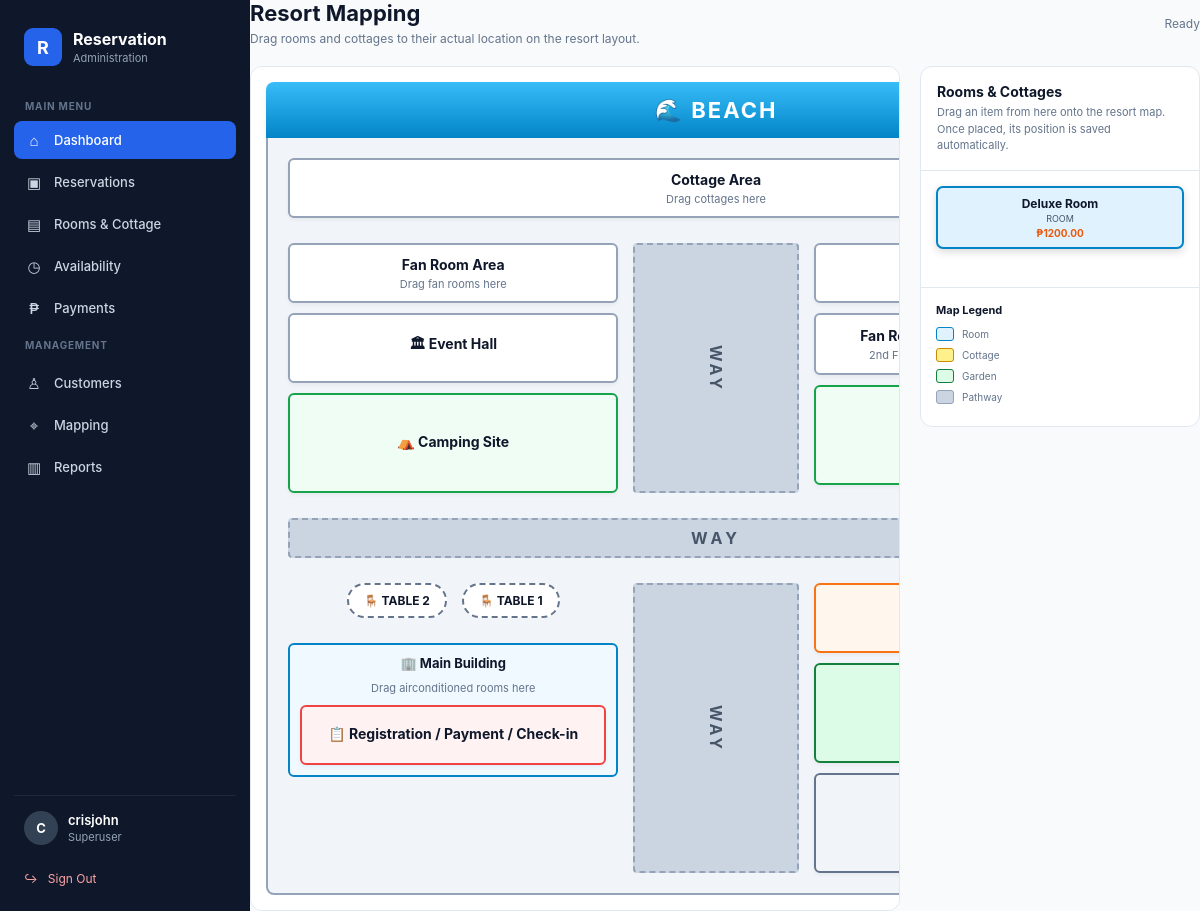
The app's page /mapping/ (signed in) with its own data.
### core/models.py (models this page shows, shortened)
class Room(models.Model):
    TYPE_CHOICES = [
        ("ROOM", "Room"),
        ("COTTAGE", "Cottage"),
    ]
    STATUS_CHOICES = [
        ("AVAILABLE", "Available"),
        ("UNAVAILABLE", "Unavailable"),
        ("MAINTENANCE", "Maintenance"),
    ]
    name = models.CharField(
        max_length=150
    )
    type = models.CharField(
        max_length=20,
        choices=TYPE_CHOICES,
        default="ROOM"
    )
    description = models.TextField(
        blank=True
    )
    price = models.DecimalField(
        max_digits=10,
        decimal_places=2
    )
    capacity = models.PositiveIntegerField(
        default=1
    )
    status = models.CharField(
        max_length=20,
        choices=STATUS_CHOICES,
        default="AVAILABLE"
    )
    image = models.ImageField(
        upload_to="rooms/",
        blank=True,
        null=True
    )
    created_at = models.DateTimeField(
        auto_now_add=True
    )
    updated_at = models.DateTimeField(
        auto_now=True
    )

### core/views.py (the view)
# urls.py: path("mapping/", mapping, name="mapping"),
@login_required
def mapping(request):
    rooms = (
        Room.objects
        .select_related("map_position")
        .all()
    )
    return render(
        request,
        "pages/mapping.html",
        {
            "rooms": rooms,
        }
    )

### core/templates/pages/mapping.html (shortened to what this page needs)
{% extends "base.html" %}
{% block content %}
<div class="mapping-page">
    <div class="mapping-header">
        <div>
            <div class="mapping-title">
                Resort Mapping
            </div>
            <div class="mapping-subtitle">
                Drag rooms and cottages to their actual location on the resort layout.
            </div>
        </div>
        <div
            id="saveStatus"
            class="mapping-save-status"
        >
            Ready
        </div>
    </div>
    <div class="mapping-layout">
        <div class="map-wrapper">
            <div
                class="resort-map"
                id="resortMap"
            >
                <div class="beach-bar">
                    🌊 BEACH
                </div>
                <div class="map-container" id="mapContainer">
                    <div class="cottages-group">
                        <div class="map-card">
                            <div class="map-card-title">
                                Cottage Area
                            </div>
                            <div class="map-card-subtitle">
                                Drag cottages here
                            </div>
                        </div>
                    </div>
                    <div class="section-block">
                        <div class="map-card">
                            <div class="map-card-title">
                                Fan Room Area
                            </div>
                            <div class="map-card-subtitle">
                                Drag fan rooms here
                            </div>
                        </div>
                        <div class="map-card event-hall">
                            <div class="map-card-title">
                                🏛 Event Hall
                            </div>
                        </div>
                        <div class="map-card camping-site">
                            <div class="map-card-title">
                                ⛺ Camping Site
                            </div>
                        </div>
                    </div>
                    <div class="road-v">
                        WAY
                    </div>
                    <div class="section-block">
                        <div class="map-card">
                        </div>
                        <div class="grid-2col">
                            <div class="map-card">
                                <div class="map-card-title">
                                    Fan Room
                                </div>
                                <div class="map-card-subtitle">
                                    2nd Floor
                                </div>
                            </div>
                        </div>
                        <div class="map-card camping-site">
                        </div>
                    </div>
                    <div class="road-h">
                        WAY
                    </div>
                    <div class="section-block">
                        <div class="table-area">
                            <div class="table-card">
                                🪑 TABLE 2
                            </div>
                            <div class="table-card">
                                🪑 TABLE 1
                            </div>
                        </div>
                        <div class="reception-block">
                            <div
                                style="
                                    font-weight:700;
                                    font-size:13px;
                                    text-align:center;
                                    margin-bottom:10px;
                                "
                            >
                                🏢 Main Building
                            </div>
                            <div
                                class="map-card-subtitle"
                                style="
                                    text-align:center;
                                    margin-bottom:10px;
                                "
                            >
                                Drag airconditioned rooms here
                            </div>
                            <div class="map-card registration">
                                <div class="map-card-title">
                                    📋 Registration / Payment / Check-in
                                </div>
                            </div>
                        </div>
                    </div>
                    <div class="road-v">
                        WAY
                    </div>
                    <div class="section-block">
                        <div class="map-card store">
                        </div>
                        <div class="map-card garden">
                        </div>
                        <div class="map-card parking">
                        </div>
                    </div>
                </div>
            </div>
        </div>
        <aside class="mapping-sidebar">
            <div class="sidebar-header">
                <div class="sidebar-title">
                    Rooms & Cottages
                </div>
                <div class="sidebar-subtitle">
                    Drag an item from here onto the resort map.
                    Once placed, its position is saved automatically.
                </div>
            </div>
            <div
                class="unplaced-list"
                id="unplacedList"
            >
                {% for room in rooms %}
                    {% if not room.map_position or not room.map_position.is_visible %}
                        <div
                            class="map-room unplaced"
                            data-room-id="{{ room.id }}"
                        >
                            <div class="map-room-name">
                                {{ room.name }}
                            </div>
                            <div class="map-room-type">
                                {{ room.type }}
                            </div>
                            <div class="map-room-price">
                                ₱{{ room.price }}
                            </div>
                        </div>
                    {% endif %}
                {% empty %}
                    <div class="empty-rooms">
                        No rooms or cottages available.
                    </div>
                {% endfor %}
            </div>
            <div class="legend">
                <div class="legend-title">
                    Map Legend
                </div>
                <div class="legend-item">
                    <span class="legend-box legend-room"></span>
                    Room
                </div>
                <div class="legend-item">
                    <span class="legend-box legend-cottage"></span>
                    Cottage
                </div>
                <div class="legend-item">
                    <span class="legend-box legend-garden"></span>
                    Garden
                </div>
                <div class="legend-item">
                    <span class="legend-box legend-road"></span>
                    Pathway
                </div>
            </div>
        </aside>
    </div>
</div>
{% endblock %}

### core/templates/base.html (shortened to what this page needs)
{% load static %}
<!DOCTYPE html>
<html lang="en">
<head>
</head>
<body>
<div class="app">
    <aside class="sidebar">
        <div class="brand">
            <div class="brand-logo">
                R
            </div>
            <div class="brand-text">
                Reservation
                <span class="brand-subtitle">
                    Administration
                </span>
            </div>
        </div>
        <div class="nav-title">
            Main Menu
        </div>
        <nav class="nav">
            <a href="{% url 'dashboard' %}" class="active">
                <div class="nav-icon">⌂</div>
                <span>Dashboard</span>
            </a>
            <a href="{% url 'reservation_list' %}">
                <div class="nav-icon">▣</div>
                <span>Reservations</span>
            </a>
            <a href="{% url 'rooms' %}">
                <div class="nav-icon">▤</div>
                <span>Rooms & Cottage</span>
            </a>
            <a href="{% url 'availability' %}">
                <div class="nav-icon">◷</div>
                <span>Availability</span>
            </a>
            <a href="{% url 'payment_list' %}">
                <div class="nav-icon">₱</div>
                <span>Payments</span>
            </a>
            <div class="nav-title">
                Management
            </div>
            <a href="{% url 'customer_list' %}">
                <div class="nav-icon">♙</div>
                <span>Customers</span>
            </a>
            <a href="{% url 'mapping' %}">
                <div class="nav-icon">⌖</div>
                <span>Mapping</span>
            </a>
            <a href="{% url 'reports' %}">
                <div class="nav-icon">▥</div>
                <span>Reports</span>
            </a>
        </nav>
        <div class="sidebar-bottom">
            <div class="user-box">
                <div class="user-avatar">
                    {{ request.user.username|first|upper }}
                </div>
                <div class="user-info">
                    <div class="user-name">
                        {{ request.user.username }}
                    </div>
                    <div class="user-role">
                        Superuser
                    </div>
                </div>
            </div>
            <a href="{% url 'logout' %}" class="logout">
                ↪ &nbsp; Sign Out
            </a>
        </div>
    </aside>
    <main class="main">
        {% block content %}{% endblock %}
    </main>
</div>
</body>
</html>

### core/templates/base.html (style rules this page uses)
* { margin: 0; padding: 0; box-sizing: border-box; }
:root { --primary: #2563eb; --primary-dark: #1d4ed8; --bg: #f8fafc; --sidebar: #0f172a; --sidebar-hover: #1e293b; --text: #0f172a; --muted: #64748b; --border: #e2e8f0; --white: #ffffff; --success: #16a34a; --warning: #d97706; --danger: #dc2626; }
body { font-family: -apple-system, BlinkMacSystemFont, "Segoe UI", Roboto, Helvetica, Arial, sans-serif; background: var(--bg); color: var(--text); }
.app { min-height: 100vh; display: flex; }
.sidebar { width: 250px; background: var(--sidebar); color: white; position: fixed; top: 0; bottom: 0; left: 0; padding: 20px 14px; z-index: 100; }
.brand { display: flex; align-items: center; gap: 11px; padding: 8px 10px 26px; }
.brand-logo { width: 38px; height: 38px; border-radius: 9px; background: var(--primary); display: flex; align-items: center; justify-content: center; font-weight: 700; font-size: 18px; }
.brand-text { font-size: 16px; font-weight: 700; }
.brand-subtitle { display: block; font-size: 11px; color: #94a3b8; font-weight: 400; margin-top: 2px; }
.nav-title { font-size: 10px; color: #64748b; font-weight: 700; text-transform: uppercase; letter-spacing: 0.08em; padding: 0 11px; margin: 8px 0 9px; }
.nav { display: flex; flex-direction: column; gap: 4px; }
.nav a { display: flex; align-items: center; gap: 11px; color: #cbd5e1; text-decoration: none; padding: 10px 11px; border-radius: 8px; font-size: 13px; font-weight: 500; transition: 0.2s; }
.nav a.active { background: var(--primary); color: white; }
.nav-icon { width: 18px; height: 18px; display: flex; align-items: center; justify-content: center; font-size: 15px; }
.sidebar-bottom { position: absolute; bottom: 18px; left: 14px; right: 14px; }
.user-box { border-top: 1px solid #1e293b; padding: 15px 10px; display: flex; align-items: center; gap: 10px; }
.user-avatar { width: 34px; height: 34px; border-radius: 50%; background: #334155; display: flex; align-items: center; justify-content: center; font-size: 13px; font-weight: 700; }
.user-info { min-width: 0; }
.user-name { font-size: 13px; font-weight: 600; color: white; overflow: hidden; text-overflow: ellipsis; white-space: nowrap; }
.user-role { font-size: 11px; color: #94a3b8; margin-top: 2px; }
.logout { display: block; text-decoration: none; color: #fca5a5; font-size: 12px; padding: 7px 10px; margin-top: 4px; }
.main { margin-left: 250px; width: calc(100% - 250px); min-height: 100vh; }

### records on screen
Room: name "Deluxe Room", type "ROOM", price "1200.00"

### other values on screen
{{ request.user.username|first|upper }} "C"
{{ request.user.username }} "crisjohn"
